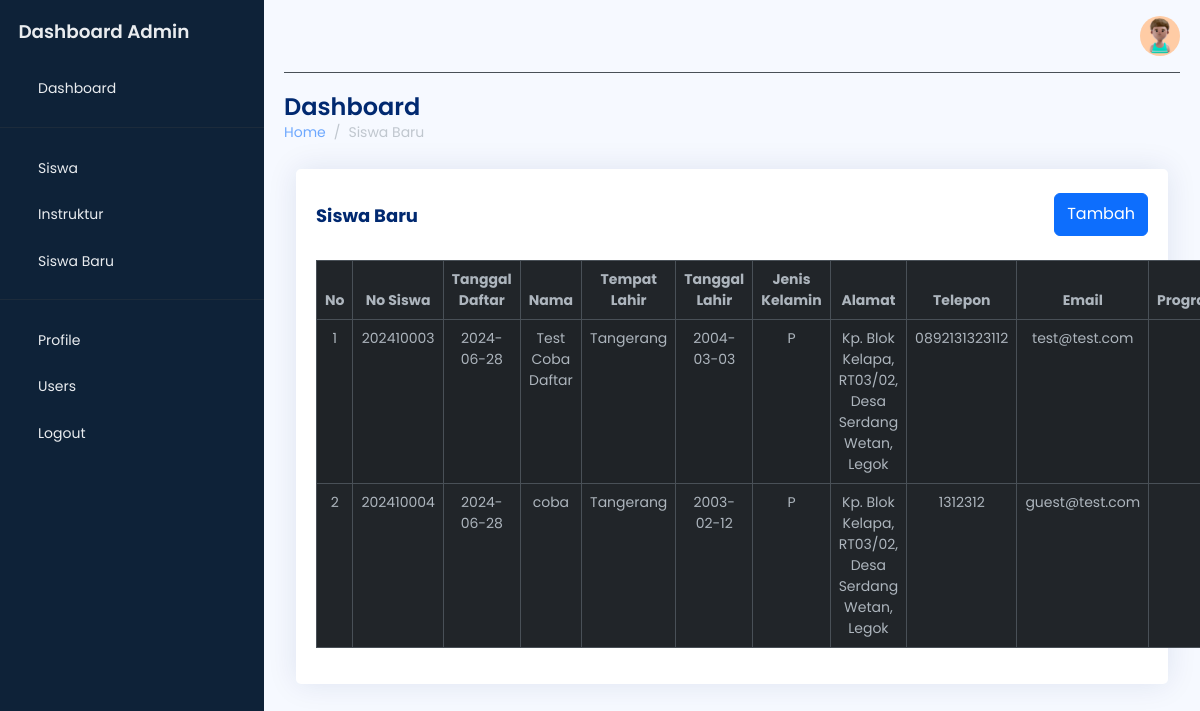
Page /admin/siswa_baru/index.php (signed in) on the committed database.
### tables this page shows
CREATE TABLE `siswa` (
  `id` int(11) NOT NULL,
  `no_siswa` int(11) NOT NULL,
  `nama` varchar(50) NOT NULL,
  `tanggal_daftar` date NOT NULL,
  `tempat_lahir` char(50) NOT NULL,
  `tanggal_lahir` date NOT NULL,
  `jk` enum('L','P') NOT NULL,
  `alamat` varchar(255) NOT NULL,
  `telepon` varchar(15) NOT NULL,
  `email` varchar(100) NOT NULL,
  `program_id` int(11) NOT NULL,
  `course_id` int(11) NOT NULL,
  `status` enum('Wait','Active','Off') NOT NULL DEFAULT 'Wait'
);

### admin/siswa_baru/index.php (the view, shortened to what this page needs)
<?php
require_once '../../config.php';
?>
<!DOCTYPE html>
<html lang="en" data-bs-theme="dark">
<head>
    <link rel="stylesheet" href="https://cdn.jsdelivr.net/npm/bootstrap@5.3.0-alpha2/dist/css/bootstrap.min.css" />
    <link href="https://cdn.lineicons.com/4.0/lineicons.css" rel="stylesheet" />
    <link rel="stylesheet" href="https://cdn.jsdelivr.net/npm/sweetalert2@11/dist/sweetalert2.min.css">
    <link rel="stylesheet" href="../assets/css/style.css" />
</head>
<body>
    <div class="wrapper">
        <?php include '../template/sidebar.php'; ?>
        <main id="main" class="main">
            <?php include '../template/navbar.php'; ?>
            <div class="pagetitle">
                <h1>Dashboard</h1>
                <nav>
                    <ol class="breadcrumb">
                        <li class="breadcrumb-item"><a href="index.html">Home</a></li>
                        <li class="breadcrumb-item active">Siswa Baru</li>
                    </ol>
                </nav>
            </div>
            <section class="section dashboard">
                <div class="container">
                    <div class="row">
                        <div class="col">
                            <div class="card">
                                <div class="card-body">
                                    <div class="d-flex justify-content-between">
                                        <h5 class="card-title mt-3 fw-bold">Siswa Baru</h5>
                                        <button class="btn btn-primary mt-4 mb-4" style="height: 43px;" data-bs-toggle="modal" data-bs-target="#exampleModal">Tambah</button>
                                    </div>
                                    <table class="table table-bordered table-striped text-center">
                                        <thead>
                                            <tr>
                                                <th scope="col">No</th>
                                                <th scope="col">No Siswa</th>
                                                <th scope="col">Tanggal Daftar</th>
                                                <th scope="col">Nama</th>
                                                <th scope="col">Tempat Lahir</th>
                                                <th scope="col">Tanggal Lahir</th>
                                                <th scope="col">Jenis Kelamin</th>
                                                <th scope="col">Alamat</th>
                                                <th scope="col">Telepon</th>
                                                <th scope="col">Email</th>
                                                <th scope="col">Program</th>
                                            </tr>
                                        </thead>
                                        <tbody>
                                            <?php
                                           $sql = "SELECT siswa.id, siswa.no_siswa, siswa.tanggal_daftar, siswa.nama, siswa.tempat_lahir, siswa.tanggal_lahir,
                                           siswa.jk, siswa.alamat, siswa.telepon, siswa.email,
                                           program.nama AS program_name, course.nama AS course_name,
                                           siswa.program_id, siswa.course_id, siswa.status FROM siswa LEFT JOIN program ON siswa.program_id = program.id LEFT JOIN course ON siswa.course_id = course.id WHERE siswa.status = 'Wait'";
                                            $result = $conn->query($sql);
                                            if ($result->num_rows > 0) {
                                                $count = 1;
                                                while ($row = $result->fetch_assoc()) {
                                                    echo "<tr>";
                                                    echo "<td>" . $count++ . "</td>";
                                                    echo "<td>" . $row['no_siswa'] . "</td>";
                                                    echo "<td>" . $row['tanggal_daftar'] . "</td>";
                                                    echo "<td>" . $row['nama'] . "</td>";
                                                    echo "<td>" . $row['tempat_lahir'] . "</td>";
                                                    echo "<td>" . $row['tanggal_lahir'] . "</td>";
                                                    echo "<td>" . $row['jk'] . "</td>";
                                                    echo "<td>" . $row['alamat'] . "</td>";
                                                    echo "<td>" . $row['telepon'] . "</td>";
                                                    echo "<td>" . $row['email'] . "</td>";
                                                    echo "<td>" . $row['program_name'] . "</td>";
                                                    echo "</tr>";
                                                }
                                            } else {
                                                echo "<tr><td colspan='14' class='text-center'>No students found.</td></tr>";
                                            }
                                            ?>
                                        </tbody>
                                    </table>
                                </div>
                            </div>
                        </div>
                    </div>
                </div>
            </section>
        </main>
    </div>
</body>
</html>

### admin/assets/css/style.css (style rules this page uses)
body { font-family: "Poppins", sans-serif; font-size: 0.875rem; opacity: 1; overflow-y: scroll; background: #f6f9ff; color: #444444; }
a { cursor: pointer; text-decoration: none; font-family: "Poppins", sans-serif; }
li { list-style: none; }
.wrapper { align-items: stretch; display: flex; width: 100%; }
.main { display: flex; flex-direction: column; min-height: 100vh; min-width: 0; overflow: hidden; transition: all 0.35s ease-in-out; width: 100%; padding: 0 20px 30px; }
.pagetitle { margin-bottom: 10px; margin-top: 20px; }
.pagetitle h1 { font-size: 24px; margin-bottom: 0; font-weight: 600; color: #012970; }
.card { margin-bottom: 30px; border: none; background-color: white; border-radius: 5px; box-shadow: 0px 0 30px rgba(1, 41, 112, 0.1); }
.card-title { padding: 20px 0 15px 0; font-size: 18px; font-weight: 500; color: #012970; font-family: "Poppins", sans-serif; }
.card-body { padding: 0 20px 20px 20px; }

### rows in the picture
siswa: no_siswa "202410003", tanggal_daftar "2024-06-28", nama "Test Coba Daftar", tempat_lahir "Tangerang", tanggal_lahir "2004-03-03", jk "P", alamat "Kp. Blok Kelapa, RT03/02, Desa Serdang Wetan, Legok", telepon "0892131323112", email "test@test.com"
siswa: no_siswa "202410004", tanggal_daftar "2024-06-28", nama "coba", tempat_lahir "Tangerang", tanggal_lahir "2003-02-12", jk "P", alamat "Kp. Blok Kelapa, RT03/02, Desa Serdang Wetan, Legok", telepon "1312312", email "guest@test.com"
